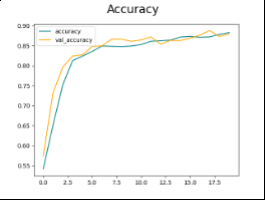
#> input picture img/Accuracy.png, 265 x 200 px; its folder holds only this picture in this run
$ python -i preProcessingImage.py   (imports and definitions only)
#> lines starting #> are read from the running program, lines starting #| are printed output that depends on the picture
#> further down, picture is the input picture: shape (200, 265, 3); mean B, G, R 247.4, 248.2, 248
import os
import shutil
import numpy as np
import cv2
import imghdr

path_directory_train_raw = "../../data/raw/train/"
path_directory_test_raw = "../../data/raw/test/"
path_directory_train_processed = "../../data/processed/train/"
path_directory_test_processed = "../../data/processed/test/"
dsize_img = 224


def histogram_equalization(img_in):
    # segregate color streams
    b, g, r = cv2.split(img_in)
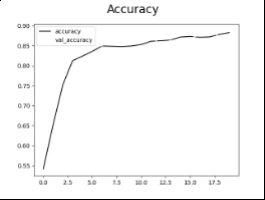
#> r: shape (200, 265); min 0, max 255, mean 248
    h_b, bin_b = np.histogram(b.flatten(), 256, [0, 256])
#> h_b = 256 values, max 46013 at index 255, min 0 at index 1, mean 207; bin_b = 257 values from 0 to 256
    h_g, bin_g = np.histogram(g.flatten(), 256, [0, 256])
#> h_g = 256 values, max 46053 at index 255, min 0 at index 1, mean 207; bin_g = 257 values from 0 to 256
    h_r, bin_r = np.histogram(r.flatten(), 256, [0, 256])
#> h_r = 256 values, max 46832 at index 255, min 0 at index 1, mean 207; bin_r = 257 values from 0 to 256
    # calculate cdf
    cdf_b = np.cumsum(h_b)
#> cdf_b = 256 values from 465 to 53000
    cdf_g = np.cumsum(h_g)
#> cdf_g = 256 values from 465 to 53000
    cdf_r = np.cumsum(h_r)
#> cdf_r = 256 values from 465 to 53000

    # mask all pixels with value=0 and replace it with mean of the pixel values
    cdf_m_b = np.ma.masked_equal(cdf_b, 0)
    cdf_m_b = (cdf_m_b - cdf_m_b.min()) * 255 / (cdf_m_b.max() - cdf_m_b.min())
    cdf_final_b = np.ma.filled(cdf_m_b, 0).astype("uint8")
#> cdf_final_b = 256 values from 0 to 255

    cdf_m_g = np.ma.masked_equal(cdf_g, 0)
    cdf_m_g = (cdf_m_g - cdf_m_g.min()) * 255 / (cdf_m_g.max() - cdf_m_g.min())
    cdf_final_g = np.ma.filled(cdf_m_g, 0).astype("uint8")
#> cdf_final_g = 256 values from 0 to 255

    cdf_m_r = np.ma.masked_equal(cdf_r, 0)
    cdf_m_r = (cdf_m_r - cdf_m_r.min()) * 255 / (cdf_m_r.max() - cdf_m_r.min())
    cdf_final_r = np.ma.filled(cdf_m_r, 0).astype("uint8")
#> cdf_final_r = 256 values from 0 to 255
    # merge the images in the three channels
    img_b = cdf_final_b[b]
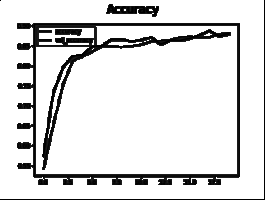
#> img_b: shape (200, 265); min 0, max 255, mean 223.3
    img_g = cdf_final_g[g]
    img_r = cdf_final_r[r]

    img_out = cv2.merge((img_b, img_g, img_r))
    # validation
    equ_b = cv2.equalizeHist(b)
    equ_g = cv2.equalizeHist(g)
    equ_r = cv2.equalizeHist(r)
    cv2.merge((equ_b, equ_g, equ_r))

    return img_out


def removeResizeImage(data_dir):
    print("Cerco file non compatibili..", data_dir)
    image_exts = ["jpeg", "jpg", "bmp", "png"]
    for image in os.listdir(data_dir):
        image_path = os.path.join(data_dir, image)
        try:
            img = cv2.imread(image_path)
            tip = imghdr.what(image_path)
            if tip is None:
                print(f"Estensione non riconosciuta: {image_path}")
                print(f"Il file è stato eliminato: {image_path}")
                os.remove(image_path)
            elif tip not in image_exts:
                print("Estensione del file non compatibile {}".format(image_path))
                print(f"Il file è stato eliminato: {image_path}")
                os.remove(image_path)

            resized_img = cv2.resize(img, (dsize_img, dsize_img))
            resized_img = histogram_equalization(resized_img)
            cv2.imwrite(image_path, resized_img)
        except Exception:
            print("Problema con la seguente immagine {}".format(image_path))
            print(f"Il file è stato eliminato: {image_path}")
            os.remove(image_path)
    return


# [9 lines not run here, left out]

>>> import cv2
>>> picture = cv2.imread('../../img/Accuracy.png')
>>> result = histogram_equalization(picture)

$ run again, on img/ConfusionMatrix.png
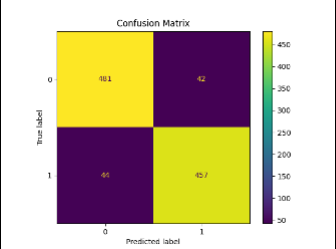
#> input picture img/ConfusionMatrix.png, 336 x 249 px
#> picture is the input picture: shape (249, 336, 3); mean B, G, R 159.6, 185.5, 200.8
#> in histogram_equalization, `b, g, r = cv2.split(img_in)`:
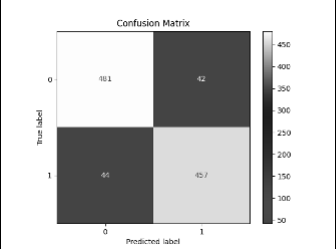
#> r: shape (249, 336); min 0, max 255, mean 200.8
#> h_b = 256 values, max 41423 at index 255, min 0 at index 1, mean 326.8; bin_b = 257 values from 0 to 256
#> h_g = 256 values, max 41423 at index 255, min 2 at index 17, mean 326.8; bin_g = 257 values from 0 to 256
#> h_r has the same summary as h_b
#> cdf_b = 256 values from 498 to 83664
#> cdf_final_b = 256 values from 0 to 255
#> in histogram_equalization, `img_out = cv2.merge((img_b, img_g, img_r))`:
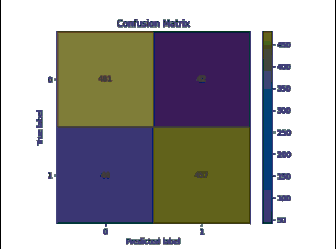
#> img_out: shape (249, 336, 3); mean B, G, R 163.5, 163.5, 166.2

$ run again, on img/Loss.png
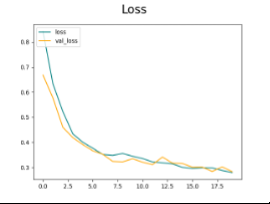
#> input picture img/Loss.png, 270 x 204 px
#> picture is the input picture: shape (204, 270, 3); mean B, G, R 249.3, 250, 249.8
#> h_b = 256 values, max 49045 at index 255, min 0 at index 1, mean 215.2; bin_b = 257 values from 0 to 256
#> h_g = 256 values, max 49065 at index 255, min 0 at index 1, mean 215.2; bin_g = 257 values from 0 to 256
#> h_r = 256 values, max 49707 at index 255, min 0 at index 1, mean 215.2; bin_r = 257 values from 0 to 256
#> cdf_b = 256 values from 271 to 55080
#> cdf_final_b = 256 values from 0 to 255
#> in histogram_equalization, `img_b = cdf_final_b[b]`:
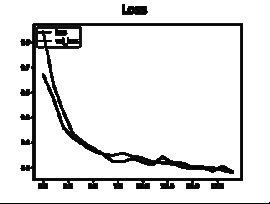
#> img_b: shape (204, 270); min 0, max 255, mean 228.4

$ run again, on img/Metriche.png
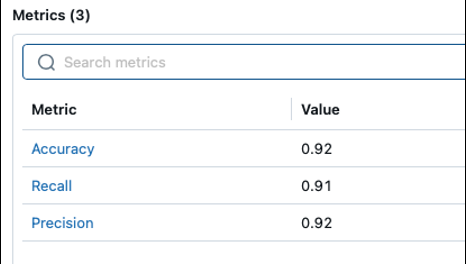
#> input picture img/Metriche.png, 466 x 264 px
#> picture is the input picture: shape (264, 466, 3); mean B, G, R 249.5, 248.5, 247.2
#> in histogram_equalization, `b, g, r = cv2.split(img_in)`:
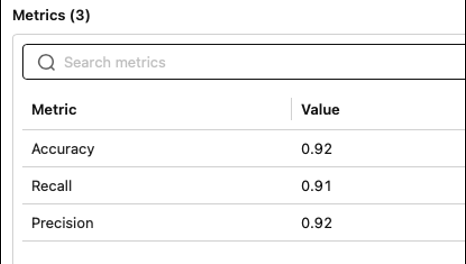
#> r: shape (264, 466); min 0, max 255, mean 247.2
#> h_b = 256 values, max 111132 at index 255, min 0 at index 1, mean 480.6; bin_b = 257 values from 0 to 256
#> h_g = 256 values, max 111088 at index 255, min 0 at index 3, mean 480.6; bin_g = 257 values from 0 to 256
#> h_r = 256 values, max 111073 at index 255, min 1 at index 3, mean 480.6; bin_r = 257 values from 0 to 256
#> cdf_b = 256 values from 529 to 123024
#> cdf_g = 256 values from 530 to 123024
#> cdf_r = 256 values from 542 to 123024
#> cdf_final_b = 256 values from 0 to 255
#> in histogram_equalization, `img_b = cdf_final_b[b]`:
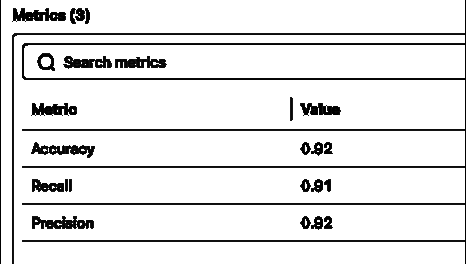
#> img_b: shape (264, 466); min 0, max 255, mean 231.4
